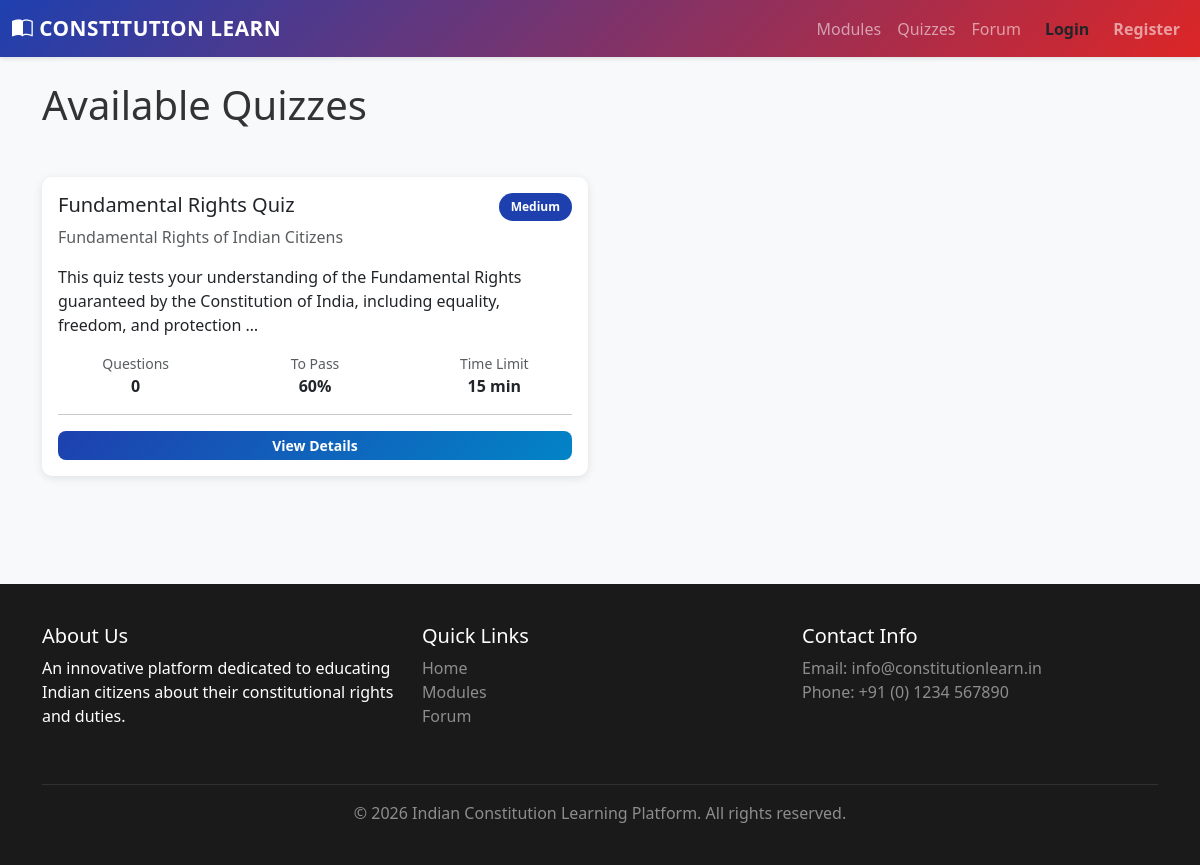
Screenshot of /quizzes/ with the database file from the repository.
### core/models.py (models this page shows, shortened)
class Quiz(models.Model):
    DIFFICULTY_CHOICES = [
        ('easy', 'Easy'),
        ('medium', 'Medium'),
        ('hard', 'Hard'),
    ]
    title = models.CharField(
        max_length=255,
        help_text='Quiz title'
    )
    description = models.TextField(help_text='Quiz description')
    module = models.ForeignKey(
        LearningModule,
        on_delete=models.CASCADE,
        related_name='quizzes',
        help_text='Associated learning module'
    )
    created_by = models.ForeignKey(
        CustomUser,
        on_delete=models.SET_NULL,
        null=True,
        related_name='created_quizzes',
        help_text='Educator who created quiz'
    )
    difficulty = models.CharField(
        max_length=20,
        choices=DIFFICULTY_CHOICES,
        default='medium',
        help_text='Quiz difficulty'
    )
    total_questions = models.PositiveIntegerField(
        default=0,
        help_text='Total number of questions (auto-calculated)'
    )
    passing_score = models.PositiveIntegerField(
        default=60,
        validators=[MinValueValidator(0), MaxValueValidator(100)],
        help_text='Minimum score to pass (%)'
    )
    time_limit = models.PositiveIntegerField(
        null=True,
        blank=True,
        help_text='Time limit in minutes'
    )
    is_published = models.BooleanField(
        default=False,
        help_text='Quiz visibility'
    )
    shuffle_questions = models.BooleanField(
        default=True,
        help_text='Randomize question order'
    )
    show_answers = models.BooleanField(
        default=True,
        help_text='Show correct answers after completion'
    )
    max_attempts = models.PositiveIntegerField(
        null=True,
        blank=True,
        help_text='Maximum attempts (null = unlimited)'
    )
    created_at = models.DateTimeField(auto_now_add=True)
    updated_at = models.DateTimeField(auto_now=True)
    class Meta:
        db_table = 'quiz'
        verbose_name = 'Quiz'
        verbose_name_plural = 'Quizzes'
        ordering = ['-created_at']
        indexes = [
            models.Index(fields=['module', 'is_published']),
        ]

class LearningModule(models.Model):
    STATUS_CHOICES = [
        ('draft', 'Draft'),
        ('published', 'Published'),
        ('archived', 'Archived'),
    ]
    title = models.CharField(
        max_length=255,
        unique=True,
        help_text='Module title'
    )
    description = models.TextField(help_text='Module description')
    content = models.TextField(help_text='Module main content')
    slug = models.SlugField(
        unique=True,
        help_text='URL-friendly identifier'
    )
    created_by = models.ForeignKey(
        CustomUser,
        on_delete=models.SET_NULL,
        null=True,
        related_name='created_modules',
        help_text='Educator who created this module'
    )
    status = models.CharField(
        max_length=20,
        choices=STATUS_CHOICES,
        default='draft',
        help_text='Publication status'
    )
    order = models.PositiveIntegerField(
        default=0,
        help_text='Display order'
    )
    image = models.ImageField(
        upload_to='modules/',
        blank=True,
        null=True,
        help_text='Module cover image'
    )
    attachment = models.FileField(
        upload_to='modules/attachments/',
        blank=True,
        null=True,
        help_text='Additional PDF or document'
    )
    difficulty_level = models.CharField(
        max_length=20,
        choices=[
            ('beginner', 'Beginner'),
            ('intermediate', 'Intermediate'),
            ('advanced', 'Advanced'),
        ],
        default='beginner',
        help_text='Difficulty level'
    )
    estimated_time = models.PositiveIntegerField(
        default=15,
        help_text='Estimated reading time in minutes'
    )
    created_at = models.DateTimeField(auto_now_add=True)
    updated_at = models.DateTimeField(auto_now=True)
    published_at = models.DateTimeField(null=True, blank=True)
    class Meta:
        db_table = 'learning_module'
        verbose_name = 'Learning Module'
        verbose_name_plural = 'Learning Modules'
        ordering = ['order', '-created_at']
        indexes = [
            models.Index(fields=['status', 'order']),
            models.Index(fields=['slug']),
        ]

### core/views.py (the view)
# urls.py: path('quizzes/', views.QuizListView.as_view(), name='quiz_list'),
class QuizListView(ListView):
    model = Quiz
    template_name = 'core/quizzes/quiz_list.html'
    context_object_name = 'quizzes'
    paginate_by = 12
    def get_queryset(self):
        return Quiz.objects.filter(is_published=True).order_by('-created_at')

### templates/core/quizzes/quiz_list.html (shortened to what this page needs)
{% extends "base.html" %}
{% block content %}
<div class="container">
    <div class="row mb-4">
        <div class="col">
            <h1 class="mb-4">Available Quizzes</h1>
        </div>
    </div>
    <div class="row">
        {% for quiz in quizzes %}
        <div class="col-md-6 mb-4">
            <div class="card h-100 border-0 shadow-sm">
                <div class="card-body">
                    <div class="d-flex justify-content-between align-items-start mb-3">
                        <div>
                            <h5 class="card-title">{{ quiz.title }}</h5>
                            <p class="card-text text-muted">{{ quiz.module.title }}</p>
                        </div>
                        <span class="badge bg-primary">{{ quiz.get_difficulty_display }}</span>
                    </div>
                    <p class="card-text">{{ quiz.description|truncatewords:20 }}</p>
                    <div class="row text-center mb-3">
                        <div class="col-4">
                            <small class="text-muted d-block">Questions</small>
                            <strong>{{ quiz.total_questions }}</strong>
                        </div>
                        <div class="col-4">
                            <small class="text-muted d-block">To Pass</small>
                            <strong>{{ quiz.passing_score }}%</strong>
                        </div>
                        <div class="col-4">
                            <small class="text-muted d-block">Time Limit</small>
                            <strong>{% if quiz.time_limit %}{{ quiz.time_limit }} min{% else %}N/A{% endif %}</strong>
                        </div>
                    </div>
                    <hr>
                    <div class="d-flex gap-2">
                        <a href="{% url 'quiz_detail' quiz.pk %}" class="btn btn-primary btn-sm flex-grow-1">View Details</a>
                    </div>
                </div>
            </div>
        </div>
        {% empty %}
        <div class="col-12">
            <div class="alert alert-info">No quizzes available yet.</div>
        </div>
        {% endfor %}
    </div>
</div>
{% endblock %}

### static/css/style.css (style rules this page uses)
:root { --primary-color: #1e40af; --secondary-color: #dc2626; --success-color: #16a34a; --warning-color: #d97706; --danger-color: #dc2626; --info-color: #0284c7; --dark-color: #1a1a1a; --light-color: #f8f9fa; }
* { margin: 0; padding: 0; box-sizing: border-box; }
body { font-family: 'Segoe UI', Tahoma, Geneva, Verdana, sans-serif; background-color: #f8f9fa; color: #333; }
.card { border: none; border-radius: 10px; box-shadow: 0 2px 8px rgba(0,0,0,0.1); transition: all 0.3s cubic-bezier(0.4, 0, 0.2, 1); }
.btn { border-radius: 8px; font-weight: 600; transition: all 0.3s ease; }
.btn-primary { background: linear-gradient(135deg, var(--primary-color), var(--info-color)); border: none; }
.badge { padding: 0.5rem 0.75rem; font-weight: 600; border-radius: 20px; }
.bg-primary { background-color: var(--primary-color) !important; }
.shadow-sm { box-shadow: 0 2px 8px rgba(0,0,0,0.1) !important; }

### templates/base.html (style rules this page uses)
:root { --primary-color: #1e40af; --secondary-color: #dc2626; --success-color: #16a34a; }
body { font-family: 'Segoe UI', Tahoma, Geneva, Verdana, sans-serif; background-color: #f8f9fa; }
.card { border: none; border-radius: 10px; box-shadow: 0 2px 8px rgba(0,0,0,0.1); transition: transform 0.3s, box-shadow 0.3s; }
.btn-primary { background-color: var(--primary-color); border-color: var(--primary-color); }

### rows the page displays
Quiz: title "Fundamental Rights Quiz", module "Fundamental Rights of Indian Citizens", difficulty "Medium", description "This quiz tests your understanding of the Fundamental Rights guaranteed by the Constitution of India, including equality, freedom, and protection …", total_questions "0", passing_score "60", time_limit "15"
